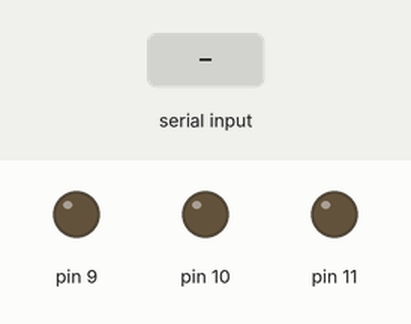
A sketch run on a simulated Arduino Uno, built with avr-gcc and run on an emulated ATmega328P. Parts: output pins drawn as LEDs (lit = HIGH). Dashed ring = blinking. Inputs (shaded band) come from the test bench. What the sketch prints to the serial monitor is not drawn.

Above: at 1.5 s.
1.6 s: "1" received over Serial
At 1.72 s:
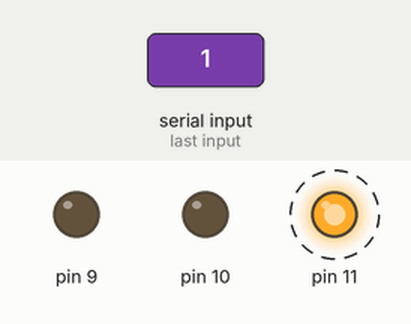
Timing chart, 0 to 4.6 s (numbered marks = the images above; inputs shaded):
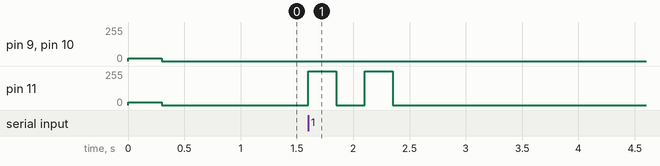

The sketch:

main.ino
```cpp
#include "lib/Color.h"

Color color = Color();

void setup() {
    pinMode(Color::R, OUTPUT);
    pinMode(Color::G, OUTPUT);
    pinMode(Color::B, OUTPUT);

    Serial.begin(9600);
    while (!Serial) {}
    Serial.write("Hello Controller");

    color.set(20, 20, 20);
    delay(300);
    color.set(0, 0, 0);
}

void loop() {

}

void serialEvent() {
    switch (Serial.read())
    {
        case 0:
            while (Serial.available() < 3) {}
            color.set(Serial.read(), Serial.read(), Serial.read());
            break;

        case 1:
            while (Serial.available() < 4) {}
            color.fade(Serial.read(), Serial.read(), Serial.read(), Serial.read());
            break;

        default:
            color.error();
            break;
    }
}
```

Measured:
- after the input at 1.6 s, pin 11: alternates 255/255 for 0.25 s and 0/255 for 0.25 s, 4 changes in all, then stays 0/255, starting at once
